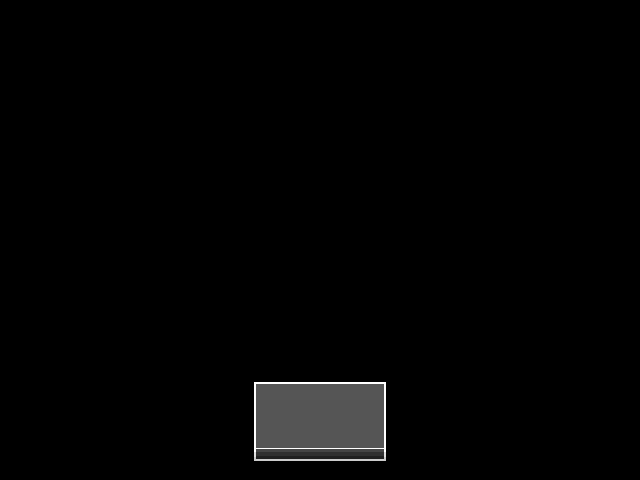

Rendered tile map (Tiled .tmx) drawn with the repository's tilesets; below, a short description and the map source with its tile grids summarised:
An orthogonal 20x15 tile map with 32x32 px tiles, 3 tile layers (Tile Layer 1, Tile Layer 2, Tile Layer 3), 7 tilesets and 2 objects (trigger, info).

<map version="1.0" tiledversion="1.0.3" orientation="orthogonal" renderorder="right-down" width="20" height="15" tilewidth="32" tileheight="32" nextobjectid="35">
 <tileset firstgid="1" name="place_of_decisions" tilewidth="32" tileheight="32" tilecount="1848" columns="21">
  <image source="place_of_decisions.png" width="672" height="2816" />
 </tileset>
 <tileset firstgid="1849" name="bettertiles" tilewidth="32" tileheight="32" tilecount="9" columns="3">
  <image source="bettertiles.png" width="96" height="96" />
 </tileset>
 <tileset firstgid="1858" name="firstplace" tilewidth="32" tileheight="32" tilecount="3250" columns="130">
  <image source="firstplace.png" width="4160" height="800" />
 </tileset>
 <tileset firstgid="5108" name="place_of_judgement" tilewidth="32" tileheight="32" tilecount="1200" columns="60">
  <image source="place_of_judgement.png" width="1920" height="640" />
  <tile id="54">
   <properties>
    <property name="" value="" />
   </properties>
  </tile>
  <tile id="114">
   <properties>
    <property name="cover" value="" />
   </properties>
  </tile>
  <tile id="370">
   <properties>
    <property name="hidden" value="" />
   </properties>
  </tile>
  <tile id="429">
   <properties>
    <property name="hidden" value="" />
   </properties>
  </tile>
  <tile id="529">
   <properties>
    <property name="hidden" value="" />
   </properties>
  </tile>
  <tile id="534">
   <properties>
    <property name="hidden" value="" />
   </properties>
  </tile>
  <tile id="535">
   <properties>
    <property name="hidden" value="" />
   </properties>
  </tile>
  <tile id="536">
   <properties>
    <property name="hidden" value="" />
   </properties>
  </tile>
  <tile id="537">
   <properties>
    <property name="hidden" value="" />
   </properties>
  </tile>
  <tile id="538">
   <properties>
    <property name="hidden" value="" />
   </properties>
  </tile>
  <tile id="588">
   <properties>
    <property name="hidden" value="" />
   </properties>
  </tile>
  <tile id="589">
   <properties>
    <property name="hidden" value="" />
   </properties>
  </tile>
  <tile id="590">
   <properties>
    <property name="hidden" value="" />
   </properties>
  </tile>
  <tile id="591">
   <properties>
    <property name="hidden" value="" />
   </properties>
  </tile>
  <tile id="592">
   <properties>
    <property name="hidden" value="" />
   </properties>
  </tile>
  <tile id="593">
   <properties>
    <property name="hidden" value="" />
   </properties>
  </tile>
  <tile id="594">
   <properties>
    <property name="hidden" value="" />
   </properties>
  </tile>
  <tile id="595">
   <properties>
    <property name="hidden" value="" />
   </properties>
  </tile>
  <tile id="596">
   <properties>
    <property name="hidden" value="" />
   </properties>
  </tile>
  <tile id="597">
   <properties>
    <property name="hidden" value="" />
   </properties>
  </tile>
  <tile id="598">
   <properties>
    <property name="hidden" value="" />
   </properties>
  </tile>
  <tile id="648">
   <properties>
    <property name="hidden" value="" />
   </properties>
  </tile>
  <tile id="649">
   <properties>
    <property name="hidden" value="" />
   </properties>
  </tile>
  <tile id="650">
   <properties>
    <property name="hidden" value="" />
   </properties>
  </tile>
  <tile id="651">
   <properties>
    <property name="hidden" value="" />
   </properties>
  </tile>
  <tile id="652">
   <properties>
    <property name="hidden" value="" />
   </properties>
  </tile>
  <tile id="653">
   <properties>
    <property name="hidden" value="" />
   </properties>
  </tile>
  <tile id="654">
   <properties>
    <property name="hidden" value="" />
   </properties>
  </tile>
  <tile id="655">
   <properties>
    <property name="hidden" value="" />
   </properties>
  </tile>
  <tile id="656">
   <properties>
    <property name="hidden" value="" />
   </properties>
  </tile>
  <tile id="657">
   <properties>
    <property name="hidden" value="" />
   </properties>
  </tile>
  <tile id="658">
   <properties>
    <property name="hidden" value="" />
   </properties>
  </tile>
  <tile id="708">
   <properties>
    <property name="hidden" value="" />
   </properties>
  </tile>
  <tile id="709">
   <properties>
    <property name="hidden" value="" />
   </properties>
  </tile>
  <tile id="710">
   <properties>
    <property name="hidden" value="" />
   </properties>
  </tile>
  <tile id="711">
   <properties>
    <property name="hidden" value="" />
   </properties>
  </tile>
  <tile id="712">
   <properties>
    <property name="hidden" value="" />
   </properties>
  </tile>
  <tile id="713">
   <properties>
    <property name="hidden" value="" />
   </properties>
  </tile>
  <tile id="714">
   <properties>
    <property name="hidden" value="" />
   </properties>
  </tile>
  <tile id="715">
   <properties>
    <property name="hidden" value="" />
   </properties>
  </tile>
  <tile id="716">
   <properties>
    <property name="hidden" value="" />
   </properties>
  </tile>
  <tile id="717">
   <properties>
    <property name="hidden" value="" />
   </properties>
  </tile>
  <tile id="718">
   <properties>
    <property name="hidden" value="" />
   </properties>
  </tile>
  <tile id="773">
   <properties>
    <property name="hidden" value="" />
   </properties>
  </tile>
  <tile id="774">
   <properties>
    <property name="hidden" value="" />
   </properties>
  </tile>
  <tile id="775">
   <properties>
    <property name="hidden" value="" />
   </properties>
  </tile>
  <tile id="776">
   <properties>
    <property name="hidden" value="" />
   </properties>
  </tile>
  <tile id="777">
   <properties>
    <property name="hidden" value="" />
   </properties>
  </tile>
  <tile id="778">
   <properties>
    <property name="hidden" value="" />
   </properties>
  </tile>
 </tileset>
 <tileset firstgid="6308" name="blocktile" tilewidth="32" tileheight="32" tilecount="1" columns="1">
  <image source="blocktile.png" width="32" height="32" />
  <tile id="0">
   <properties>
    <property name="block" value="" />
   </properties>
  </tile>
 </tileset>
 <tileset firstgid="6309" name="playerstart" tilewidth="32" tileheight="32" tilecount="1" columns="1">
  <image source="playerstart.png" width="32" height="32" />
  <tile id="0">
   <properties>
    <property name="orient" value="right" />
    <property name="playerstart" value="exactly what it says on the name area." />
   </properties>
  </tile>
 </tileset>
 <tileset firstgid="6310" name="firstplace" tilewidth="32" tileheight="32" tilecount="3250" columns="130">
  <image source="firstplace.png" width="4160" height="800" />
  <tile id="1535">
   <properties>
    <property name="image" value="ghostface2.png" />
    <property name="orient" value="left" />
    <property name="sprite1" value="" />
   </properties>
  </tile>
 </tileset>
 <layer name="Tile Layer 1" width="20" height="15">
  <data>[300 cells, 0 non-empty, 0 distinct tile ids]</data>
 </layer>
 <layer name="Tile Layer 2" width="20" height="15">
  <data>[300 cells, 0 non-empty, 0 distinct tile ids]</data>
 </layer>
 <objectgroup name="Object Layer 1">
  <object id="9" name="Player Start" type="trigger" x="288" y="408" width="32" height="8">
   <properties>
    <property name="orient" value="down" />
    <property name="playerstart" value="3" />
    <property name="startarea" value="0" />
   </properties>
  </object>
  <object id="23" name="level Info" type="info" x="56" y="112" width="24" height="24">
   <properties>
    <property name="areaname" value="Where it starts..." />
    <property name="levelinfo" value="1" />
    <property name="spinfo">Organization 13
Their cloaks were an inspiration for gray/white/black cloak.
</property>
   </properties>
  </object>
 </objectgroup>
 <layer name="Tile Layer 3" width="20" height="15">
  <data>[300 cells, 300 non-empty, 29 distinct tile ids]</data>
 </layer>
</map>
